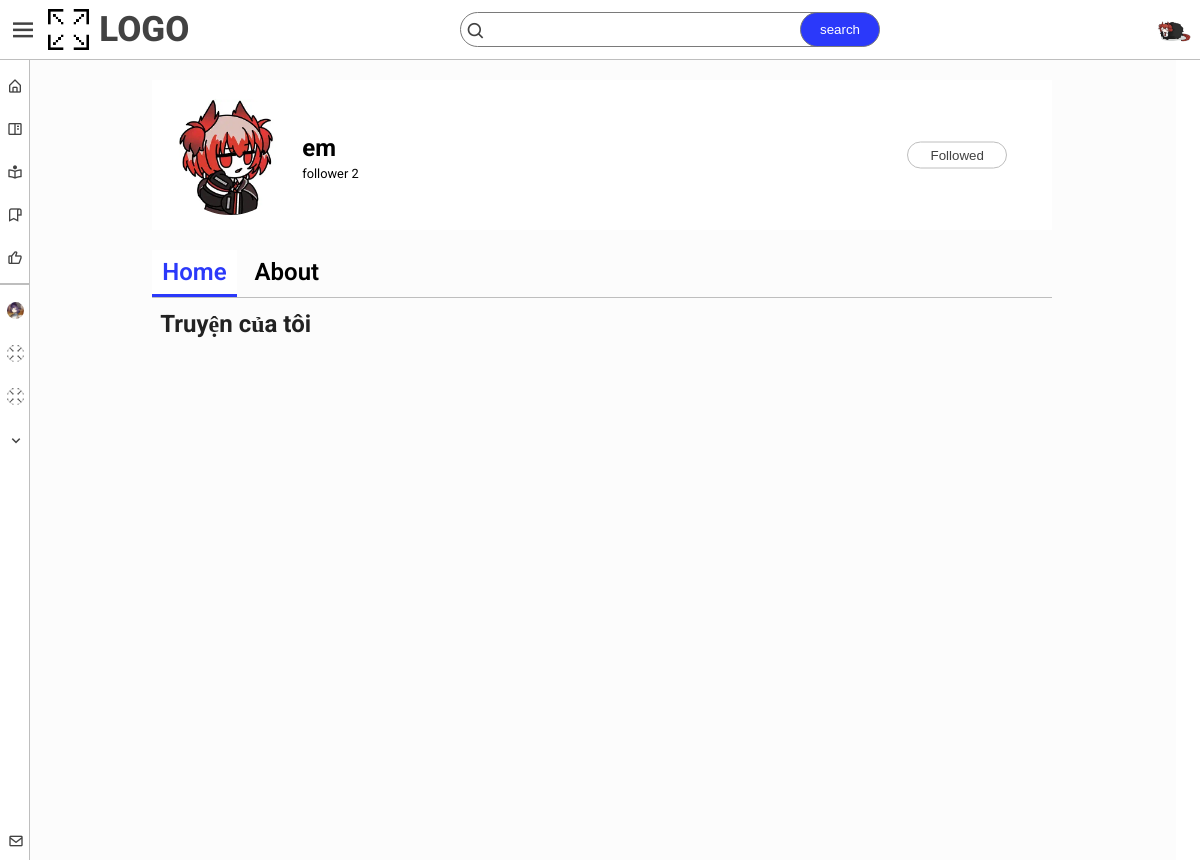
/account/?id=3 (signed in), run on the app's committed database.
### tables this page shows
CREATE TABLE `tai_khoan` (
  `id` int(11) NOT NULL,
  `Ten` varchar(30) NOT NULL,
  `Email` varchar(40) NOT NULL,
  `MatKhau` varchar(40) NOT NULL,
  `AnhDD` varchar(250) DEFAULT NULL,
  `MaNhomQuyen` char(4) NOT NULL,
  `about` text NOT NULL
);

### account/index.php (the view, shortened to what this page needs)
 <?php
require("../server/comn.php");
if(isset($_SESSION['id'])) {
    $userID = $_SESSION['id'];
}
?>
<?php
    if(isset($userID)) {
        $sql = "SELECT `id`, `Ten`, `AnhDD`, `about`, COUNT(theo_doi.NguoiTD) AS follow FROM `tai_khoan` INNER JOIN `theo_doi` on tai_khoan.id = theo_doi.NguoiDuocTD WHERE id='".$userID."'";
        $query = mysqli_query($conn, $sql);
        $userData = mysqli_fetch_array($query);
    }
    if(isset($_GET['id'])) {
        $sql = "SELECT `id`, `Ten`, `AnhDD`, `about`, COUNT(theo_doi.NguoiTD) AS follow FROM `tai_khoan` INNER JOIN `theo_doi` on tai_khoan.id = theo_doi.NguoiDuocTD WHERE id=".$_GET['id']."";
        $query = mysqli_query($conn, $sql);
        $data = mysqli_fetch_array($query);
        $checkFollowed = false;
        if(isset($userID)) {
            $sql = "SELECT `NguoiTD` FROM `theo_doi` WHERE NguoiTD='".$userID."' and NguoiDuocTD='".$data['id']."'";
            $query = mysqli_query($conn, $sql);
            if(mysqli_num_rows($query) == 1) {
                $checkFollowed = true;
            }
        }
    } else {
        $data = $userData;
    }
?>
<!DOCTYPE html>
<html lang="en">
<head>
    <link rel="stylesheet" href="../style.css">
    <link rel="stylesheet" href="../header-nav.css">
    <link rel="stylesheet" href="../item.css">
    <link rel="stylesheet" href="../responsive-index.css">
    <link rel="stylesheet" href="../css/page.css">
    <link rel="stylesheet" href="account.css">
    <link href='https://unpkg.com/boxicons@2.1.4/css/boxicons.min.css' rel='stylesheet'>
</head>
<body>
    <?php
        require("../header-nav.php");
    ?>
    <main>
        <div class="container">
            <div class="info-user">
                <div class="main">
                    <div class="info-account">
                        <div class="avt">
                            <?php
                                if($data['AnhDD'] == null) {
                                    echo "<img src=\"../res/unnamed.webp\" alt=\"\">";
                                } else {
                                    echo "<img src=\"../res/".$data['AnhDD']."\" alt=\"\">";
                                }
                            ?>
                        </div>
                        <div class="text">
                            <h2 class="name"> <?php echo $data['Ten']?> <button class="customize" <?php if((isset($userID) ? $userID : -1) != $data['id']) echo "style=\"display: none\""?>><i class='bx bx-wrench'></i></button>
                            </h2>
                            <p>follower <span><?php echo $data['follow']?></span></p>
                            <button id="follow-button" class="<?php echo $checkFollowed ? 'followed': 'follow'; ?>" <?php if((isset($userID) ? $userID : -1) == $data['id']) echo "style=\"display: none\""?>>Follow</button>
                        </div>
                    </div>
                </div>
            </div>
            <div class="contaner-page">
                <div class="page-bar">
                    <ul>
                        <li class="active">Home</li>
                        <li>About</li>
                    </ul>
                </div>
                <div class="page active">
                    <div class="items">
                        <h2>Truyện của tôi</h2>
                    </div>
                </div>
            </div>
        </div>
    </main>
</body>
</html>

### header-nav.php (shortened to what this page needs)
<?php
require("C:/xampp/htdocs/WEBTruynTranh/server/comn.php");
if (isset($_SESSION['id'])) {
    $userID = $_SESSION['id'];
}
?>
<?php
function getServertPageURL()
{
    $pageURL = 'http';
    $pageURL .= "://";
    if ($_SERVER["SERVER_PORT"] != "80") {
        $pageURL .= $_SERVER["SERVER_NAME"] . ":" . $_SERVER["SERVER_PORT"];
    } else {
        $pageURL .= $_SERVER["SERVER_NAME"];
    }
    return $pageURL;
}
function getPath($path)
{
    return getServertPageURL() . $path;
}
function getPathImg($name)
{
    if ($name == null) {
        return getServertPageURL() . "/WEBTruynTranh/res/web-logo.png";
    } else {
        return getServertPageURL() . "/WEBTruynTranh/res/" . $name;
    }
}
?>
<?php
if (isset($userID)) {
    $sql = "SELECT `Ten`, `AnhDD` FROM `tai_khoan` WHERE id='" . $userID . "'";
    $query = mysqli_query($conn, $sql);
    $userData = mysqli_fetch_array($query);
    $sql = "SELECT  tai_khoan.id, tai_khoan.Ten, tai_khoan.AnhDD FROM `theo_doi`, tai_khoan WHERE theo_doi.NguoiDuocTD = tai_khoan.id and theo_doi.NguoiTD = '" . $userID . "'";
    $query = mysqli_query($conn, $sql);
    $numFollowed = mysqli_num_rows($query);
    if ($numFollowed > 0) {
        while ($temp = mysqli_fetch_array($query)) {
            $followedArr[] = $temp;
        }
    }
} else {
    $unknown = true;
}
?>
<header id="header">
    <div class="logo">
        <div class="nav-button" id="nav-button">
            <i class='bx bx-menu'></i>
        </div>
        <a href="<?php echo getPath('/WEBTruynTranh') ?>" class="logo">
            <div class="logo-img">
                <img src=<?php echo getServertPageURL() . "/WEBTruynTranh/res/web-logo.png" ?> alt="">
            </div>
            <div class="logo-text">
                LOGO
            </div>
        </a>
    </div>
    <div class="search">
        <div class="search-overlay" id="search-overlay">
            <i class='bx bx-left-arrow-alt'></i>
        </div>
        <form  class="search-form" action="<?php echo getServertPageURL() . "/WEBTruynTranh/"; ?>" method="GET" enctype="multipart/form-data">
            <div class="search-icon"><i class='bx bx-search'></i></div>
            <input type="text" name="search" id="" autocomplete="off" value="<?php if (isset($_GET['search'])) {echo $_GET['search'];}?>">
            <input type="submit" onclick="return checkSreachBar()" value="search">
        </form>
    </div>
    <div class="account" <?php if (isset($unknown)) echo "style=\"display: none;\"" ?>>
        <div class="avt">
            <?php
            if ($userData['AnhDD'] == null) {
                echo "<img src=\"" . getServertPageURL() . "/WEBTruynTranh/res/unnamed.webp\" alt=\"\">";
            } else {
                echo "<img src=\"" . getServertPageURL() . "/WEBTruynTranh/res/" . $userData['AnhDD'] . "\" alt=\"\">";
            }
            ?>
        </div>
    </div>
</header>
<nav class="nav active hidden" id="nav">
    <div>
        <ul>
            <li><a href="<?php echo getServertPageURL() . "/WEBTruynTranh/" ?>"><i class='bx bx-home-alt'></i>Trang chủ </a></li>
            <li><a href="<?php echo getServertPageURL() . "/WEBTruynTranh/feed/save" ?>"><i class='bx bx-book-content'></i>Truyện đã lưu</a></li>
            <li><a href=""><i class='bx bx-book-reader' ></i></i>Đã theo dõi</a></li>
            <li><a href=""><i class='bx bx-bookmark-alt'></i></i>Lịch sử</a></li>
            <li><a href=""><i class='bx bx-like'></i>Đã thích</a></li>
        </ul>
        <?php
        if (!isset($unknown)) {
            echo '<h4>Đang Theo dỏi</h4>';
            if (!empty($followedArr)) {
                echo "<ul class=\"show-followed\">";
                foreach ($followedArr as $item) {
                    echo "<li><a href=\"" . getServertPageURL() . "/WEBTruynTranh/account/?id=" . $item['id'] . "\"><img src=\"" . getPathImg($item['AnhDD']) . "\" alt=\"\">" . $item['Ten'] . "</a></li>";
                }
                if (count($followedArr) > 4) {
                    echo "<li class=\"show-more-followed\"><a><i class='bx bx-chevron-down' ></i></a></li>";
                }
                echo "</ul>";
            }
        }
        ?>
        <div class="contact">
            <a href=""><i class='bx bx-envelope'></i>Liên hệ với chúng tôi</a>
        </div>
    </div>
</nav>

### style.css (style rules this page uses)
:root { --body-color: #ffffff; --sidebar-color: #FFF; --primary-color: #695CFE; --primary-color-light: #F6F5FF; --toggle-color: #DDD; --text-color: #424242; --header-color: #ffffff; --nav-color: #ffffff; --nav-font-color: #f5f0f0; --hover-overlay: rgba(5, 71, 203, 0.2); --header-height: 60px; --account--br-color: rgba(5, 71, 203, 0.2); --account--br-color--hover: rgba(5, 71, 203, 0.5); --search-button-color: rgb(43, 57, 250); --button-honver-color: #0d45a5; --button-hover-color: #0d45a5; --br-item-color: rgb(255, 255, 255); --item-color: #000; --primary-border: 1px solid rgb(190, 190, 190); --tran-02: all 0.2s ease; --tran-03: all 0.3s ease; --tran-04: all 0.4s ease; --tran-05: all 0.5s ease; }
* { padding: 0; margin: 0; box-sizing: border-box; }
body { position: relative; font-family: roboto; height: 100vh; background: var(--body-color); }
main { position: relative; top: var(--header-height); width: 100%; display: flex; flex-wrap: wrap; justify-content: center; background-color: rgb(252, 252, 252); }

### item.css (style rules this page uses)
.container { position: relative; width: 100%; height: auto; display: flex; flex-wrap: wrap; justify-content: start; padding-top: 20px; margin-left: 0px; margin-right: 0px; }
.container h2 { width: 100%; padding: 4px; }
.items { position: relative; width: 100%; height: auto; display: flex; flex-wrap: wrap; justify-content: start; }
.items h2 { width: 100%; padding-left: 8px; color: #222; }

### responsive-index.css (style rules this page uses)
@media only screen and (max-width: 1450px) { .container { max-width: 1130px; } }
@media only screen and (max-width: 1200px) { .container { max-width: 1075px; } }

### css/page.css (style rules this page uses)
.contaner-page { margin-top: 20px; width: 100%; }
.contaner-page .page-bar { width: 100%; height: 48px; border-bottom: var(--primary-border); }
.contaner-page .page-bar ul { display: flex; list-style: none; }
.contaner-page .page-bar ul li { margin-right: 0; padding: 8px 10px; margin-right: 8px; font-size: 1.5rem; cursor: pointer; font-weight: 600; transition: 0.3s; }
.contaner-page .page-bar ul li.active { color: var(--search-button-color); border-bottom: 3px solid var(--search-button-color); background-color: #fff; }
.contaner-page .page { position: relative; display: none; width: 100%; height: 500px; }
.contaner-page .page.active { position: relative; display: block; width: 100%; height: 500px; }

### account/account.css (style rules this page uses)
.container { width: 97%; margin-left: 28px; align-items: center; flex-direction: column; }
.info-user { width: 100%; display: flex; flex-direction: column; }
.info-user .main { position: relative; width: 100%; background-color: #fff; display: flex; align-items: center; min-height: 100px; height: 20dvw; max-height: 150px; }
.info-user .main .info-account { height: 80%; display: flex; align-items: center; font-size: 16px; margin-left: 18px; }
.info-user .main .info-account .avt { height: 100%; border-radius: 3em; }
.info-user .main .info-account .avt img { height: 100%; border-radius: 50%; }
.info-user .main .info-account .text { width: 100%; margin-left: 8px; }
.info-user .main .info-account .text .name { font-size: 1.5em; }
.info-user .main .info-account .text p { font-size: 0.8em; margin-left: 4px; }
.info-user .main .followed { position: absolute; right: 5%; padding: 4px; width: 100px; bottom: 50%; transform: translateY(50%); padding: 5px; border-radius: 50px; border: var(--primary-border); color: var(--text-color); background-color: white; cursor: pointer; }
.info-user .main .followed::after { content: 'ed'; }
.items { margin-top: 8px; width: 100%; display: flex; flex-wrap: wrap; justify-content: flex-start; align-content: start; }
.contaner-page { max-width: 900px; }
@media only screen and (min-width: 1000px) { .info-user { max-width: 900px; } }

### data on the page
tai_khoan: AnhDD (picture)
tai_khoan: AnhDD (picture)
tai_khoan: Ten "em"

### other printed values
$data['follow'] "2"
